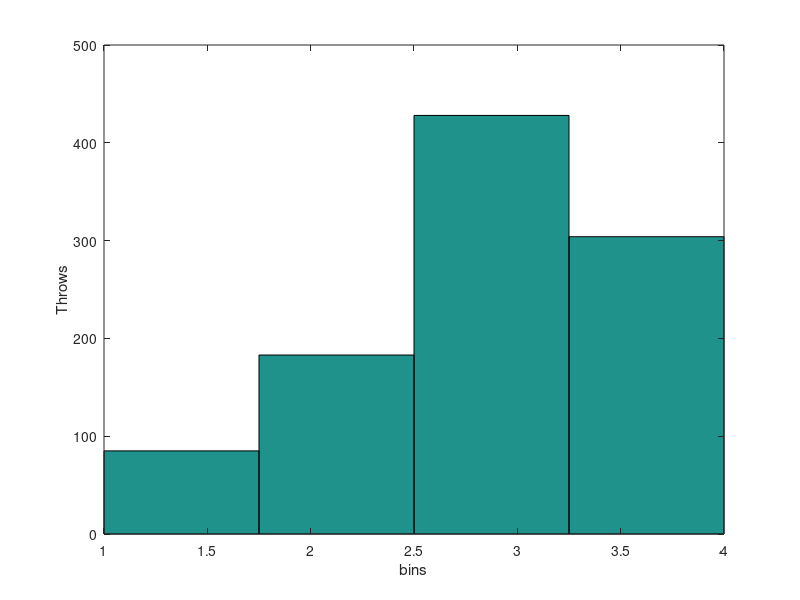
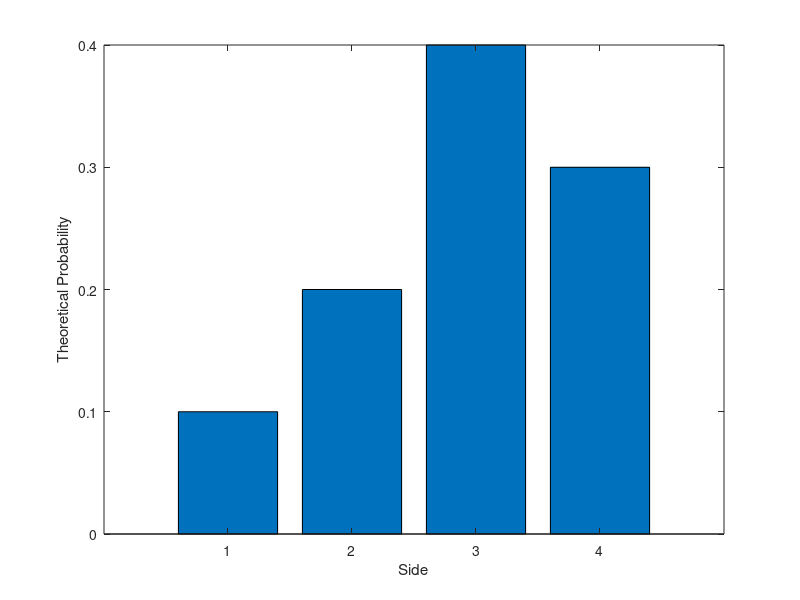

The MATLAB source for these figures, in order: (Note: this script raises an error after producing the figures.)

clear; clc; 

%2 Modify to become four sided dice

function [a, b, roll, N] = roll_dice_4_sided(N)
    p = [0.1 0.2 0.4 0.3]; % probability of each face
    P = [0 cumsum(p)] ;
    roll = zeros(N,1); % vector to hold results of each roll

    for i=1:N % loop over number of rolls
        x=rand(1,1);
        for j=2:length(P) % determine result of each roll
            if( (P(j-1)<x) && (x<P(j)) )
                roll(i) = j-1;
                break
            end
        end
    end
    a = zeros(1,4);
    for i = 1:4
        a(i) = sum(roll == i);
    end
    b = a/N;

end

[a,b, roll, N] = roll_dice_4_sided(1000);

%% a) repeat 1a) for this 4 sided dice

disp("Fraction/side"), disp(b)
% Function works
% And we get the fraction for each occurence


%% b) repeat 1b)

%Hist

figure; grid on; 
hist(roll, 4)
xlabel("bins")
ylabel("Throws")


%PDF
P = [0.1 0.2 0.4 0.3]; 
figure; 
bar(P);
xlabel("Side")
ylabel("Theoretical Probability")

%% c) 
figure;
histogram(roll, 4,  'Normalization', 'probability')
xlabel("Side");
ylabel("estimated Probability");
title("Estimated vs Theoretical probability");
